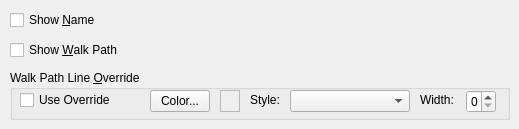
    <widget class="QWidget" name="other">
     <attribute name="title">
      <string>&amp;General</string>
     </attribute>
     <widget class="QGroupBox" name="walkPathLineGroupBox_2">
      <property name="geometry">
       <rect>
        <x>10</x>
        <y>70</y>
        <width>500</width>
        <height>50</height>
       </rect>
      </property>
      <property name="title">
       <string>Walk Path Line &amp;Override</string>
      </property>
      <widget class="QLabel" name="TextLabel4_3_2_2_2_2_2">
       <property name="geometry">
        <rect>
         <x>410</x>
         <y>20</y>
         <width>40</width>
         <height>20</height>
        </rect>
       </property>
       <property name="text">
        <string>Width:</string>
       </property>
       <property name="wordWrap">
        <bool>false</bool>
       </property>
       <property name="buddy">
        <cstring>m_walkPathPenWidth</cstring>
       </property>
      </widget>
      <widget class="QComboBox" name="m_walkPathPenStyle">
       <property name="geometry">
        <rect>
         <x>280</x>
         <y>20</y>
         <width>120</width>
         <height>22</height>
        </rect>
       </property>
      </widget>
      <widget class="QLabel" name="TextLabel5_3_2_2_2_2_2">
       <property name="geometry">
        <rect>
         <x>240</x>
         <y>20</y>
         <width>38</width>
         <height>20</height>
        </rect>
       </property>
       <property name="text">
        <string>Style:</string>
       </property>
       <property name="wordWrap">
        <bool>false</bool>
       </property>
       <property name="buddy">
        <cstring>m_walkPathPenStyle</cstring>
       </property>
      </widget>
      <widget class="QPushButton" name="m_walkPathPenColor">
       <property name="geometry">
        <rect>
         <x>140</x>
         <y>20</y>
         <width>60</width>
         <height>22</height>
        </rect>
       </property>
       <property name="text">
        <string>Color...</string>
       </property>
      </widget>
      <widget class="QFrame" name="m_walkPathPenColorSample">
       <property name="geometry">
        <rect>
         <x>210</x>
         <y>20</y>
         <width>20</width>
         <height>22</height>
        </rect>
       </property>
       <property name="autoFillBackground">
        <bool>true</bool>
       </property>
       <property name="frameShape">
        <enum>QFrame::StyledPanel</enum>
       </property>
       <property name="frameShadow">
        <enum>QFrame::Raised</enum>
       </property>
      </widget>
      <widget class="QCheckBox" name="m_useWalkPathPen">
       <property name="geometry">
        <rect>
         <x>10</x>
         <y>20</y>
         <width>100</width>
         <height>20</height>
        </rect>
       </property>
       <property name="text">
        <string>Use Override</string>
       </property>
      </widget>
      <widget class="QSpinBox" name="m_walkPathPenWidth">
       <property name="geometry">
        <rect>
         <x>456</x>
         <y>20</y>
         <width>30</width>
         <height>23</height>
        </rect>
       </property>
       <property name="maximum">
        <number>5</number>
       </property>
      </widget>
     </widget>
     <widget class="QCheckBox" name="m_showName">
      <property name="geometry">
       <rect>
        <x>10</x>
        <y>10</y>
        <width>90</width>
        <height>20</height>
       </rect>
      </property>
      <property name="text">
       <string>Show &amp;Name</string>
      </property>
     </widget>
     <widget class="QCheckBox" name="m_showWalkPath">
      <property name="geometry">
       <rect>
        <x>10</x>
        <y>40</y>
        <width>130</width>
        <height>20</height>
       </rect>
      </property>
      <property name="text">
       <string>Show &amp;Walk Path</string>
      </property>
     </widget>
    </widget>
